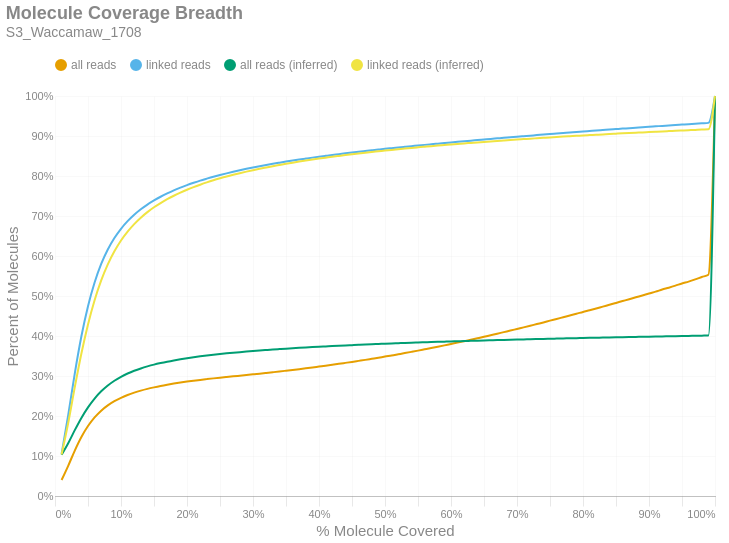

Here is the notebook cell this chart was saved with:
### Markdown cell above
### Molecule Read Coverage
This chart shows molecule coverage breadth as computed by the number of bases aligned to that molecule. In other words, "*how much of each unique long molecule is actually sequenced/aligned?*" Keep in mind there is a distinction between sequences and alignments, since some sequences belonging to a particular molecule may not align well and wouldn't appear in the alignment data. This chart also shows molecule coverage breadth as computed by the *inferred fragment* from which the aligned sequences originate. Unlike read coverage, this calculation takes into account the total insert size, including unsequenced gaps between the forward and reverse reads. Like the previous figures, these are cumulative percents.

### Code cell
if SKIPLR:
    print_html(f"Skipped")
else:
    binned_df = consolidated_hist(valids['coverage_bp'], mask, 0.01, True)
    binned_df_inf = consolidated_hist(valids['coverage_inserts'], mask, 0.01, True)
    binned_df = binned_df.with_columns(pl.lit(binned_df_inf['all reads (cumsum)']).alias('all reads (inferred)'))
    binned_df = binned_df.with_columns(pl.lit(binned_df_inf['linked reads (cumsum)']).alias('linked reads (inferred)'))
    binned_df = binned_df.with_columns(
        (pl.col('bin').cast(pl.Float64) + 0.01).alias('right_edge')
    )

    with SafeRender(binned_df):
        (
            density_plot(binned_df, 'Molecule Coverage Breadth', samplename, 'molcov', ['all reads (inferred)','linked reads (inferred)'])
            .encode(
                #x=alt.X('bin:Q', title="% Molecule Covered").axis(format = '%').scale(padding=0),
                x=alt.X('right_edge:Q', title="% Molecule Covered").axis(format='%').scale(padding=0),
                y=alt.Y('value:Q', title='Percent of Molecules')
                    .axis(format='%')
                    .stack(False)
                    .scale(domainMin=0, padding=0),
                color=alt.Color("key:N").scale(domain = ["all reads", "linked reads", "all reads (inferred)", "linked reads (inferred)"]),
                tooltip = [
                    alt.Tooltip("key:N", title = "Data Type"),
                    alt.Tooltip("range_label:N", title="% Molecule Covered"),
                    alt.Tooltip("value:Q", format = ".2%", title="% Molecules")
                ]
            )
        ).display()

### Figure 1 — Vega-Lite specification as saved in the notebook (floating-point values rounded to 4 significant figures)
{"width": "container", "height": 400, "config": {"title": {"anchor": "start", "dy": -15, "fontSize": 18, "color": "#888888", "subtitleColor": "#888888", "subtitleFontSize": 14}, "arc": {"fill": "#0072B2"}, "axis": {"domainColor": "#888888", "domainWidth": 0.5, "gridWidth": 0.2, "grid": false, "titleFontWeight": 400, "titleFontSize": 15, "labelFontSize": 11, "labelColor": "#888888", "tickColor": "#888888", "tickWidth": 0.2, "titleColor": "#888888"}, "axisBand": {"grid": false}, "axisX": {"grid": true, "tickSize": 10, "domainCap": "round"}, "axisY": {"domain": false, "grid": true, "tickSize": 0, "domainCap": "round"}, "background": "transparent", "header": {"labelFontSize": 15, "labelColor": "#888888", "titleFontSize": 15, "titleFontWeight": 600, "titleColor": "#888888"}, "legend": {"labelFont": "sans-serif", "labelFontSize": 12, "labelColor": "#888888", "symbolSize": 100, "symbolType": "circle", "titleFontSize": 12, "titlePadding": 10, "titleColor": "#888888", "title": null, "orient": "top"}, "range": {"category": ["#E69F00", "#56B4E9", "#009E73", "#F0E442", "#0072B2", "#D55E00", "#CC79A7", "#000000"], "diverging": ["#cfe8f3", "#a2d4ec", "#73bfe2", "#46abdb", "#1696d2", "#12719e"]}, "area": {"fill": "#0072B2", "fillOpacity": 0.7, "line": true, "strokeOpacity": 0.7}, "line": {"color": "#0072B2", "stroke": "#0072B2", "strokeWidth": 2}, "trail": {"color": "#0072B2", "stroke": "#0072B2", "strokeWidth": 0, "size": 1}, "point": {"filled": true, "fillOpacity": 1.0, "size": 95}, "text": {"color": "#888888", "fontSize": 11, "align": "right", "fontWeight": 400, "size": 11}, "bar": {"fill": "#0072B2", "stroke": null}, "view": {"stroke": null, "continuousWidth": 660, "continuousHeight": 400}}, "data": {"name": "data-1f2c171920da70e56dfc160b3d1d8a8c"}, "mark": {"type": "line", "interpolate": "monotone", "point": {"opacity": 0, "size": 275}}, "encoding": {"color": {"field": "key", "scale": {"domain": ["all reads", "linked reads", "all reads (inferred)", "linked reads (inferred)"]}, "type": "nominal"}, "tooltip": [{"field": "key", "title": "Data Type", "type": "nominal"}, {"field": "range_label", "title": "% Molecule Covered", "type": "nominal"}, {"field": "value", "format": ".2%", "title": "% Molecules", "type": "quantitative"}], "x": {"axis": {"format": "%"}, "field": "right_edge", "scale": {"padding": 0}, "title": "% Molecule Covered", "type": "quantitative"}, "y": {"axis": {"format": "%"}, "field": "value", "scale": {"domainMin": 0, "padding": 0}, "stack": false, "title": "Percent of Molecules", "type": "quantitative"}}, "params": [{"name": "param_c36ac31b6afebe62", "select": {"type": "point", "fields": ["key"]}, "bind": "legend"}], "title": {"text": "Molecule Coverage Breadth", "subtitle": "S3_Waccamaw_1708"}, "transform": [{"fold": ["all reads (cumsum)", "linked reads (cumsum)", "all reads (inferred)", "linked reads (inferred)"]}, {"calculate": "replace(datum.key, ' (cumsum)', '')", "as": "key"}, {"filter": {"param": "param_c36ac31b6afebe62"}}], "usermeta": {"embedOptions": {"downloadFileName": "S3_Waccamaw_1708.molcov"}}, "$schema": "https://vega.github.io/schema/vega-lite/v6.1.0.json", "datasets": {"data-1f2c171920da70e56dfc160b3d1d8a8c": [{"bin": "0.0", "interval": "0.0-0.01", "all reads": 0.03995, "linked reads": 0.1054, "all reads (cumsum)": 0.03995, "linked reads (cumsum)": 0.1054, "range_label": "0.0-0.01", "all reads (inferred)": 0.103, "linked reads (inferred)": 0.1038, "right_edge": 0.01}, {"bin": "0.01", "interval": "0.01-0.02", "all reads": 0.03546, "linked reads": 0.09666, "all reads (cumsum)": 0.07541, "linked reads (cumsum)": 0.202, "range_label": "0.01-0.02", "all reads (inferred)": 0.1319, "linked reads (inferred)": 0.1825, "right_edge": 0.02}, {"bin": "0.02", "interval": "0.02-0.03", "all reads": 0.03823, "linked reads": 0.1047, "all reads (cumsum)": 0.1136, "linked reads (cumsum)": 0.3067, "range_label": "0.02-0.03", "all reads (inferred)": 0.1646, "linked reads (inferred)": 0.2723, "right_edge": 0.03}, {"bin": "0.03", "interval": "0.03-0.04", "all reads": 0.03375, "linked reads": 0.09251, "all reads (cumsum)": 0.1474, "linked reads (cumsum)": 0.3992, "range_label": "0.03-0.04", "all reads (inferred)": 0.1952, "linked reads (inferred)": 0.3563, "right_edge": 0.04}, {"bin": "0.04", "interval": "0.04-0.05", "all reads": 0.02747, "linked reads": 0.07534, "all reads (cumsum)": 0.1749, "linked reads (cumsum)": 0.4746, "range_label": "0.04-0.05", "all reads (inferred)": 0.2216, "linked reads (inferred)": 0.4289, "right_edge": 0.05}, {"bin": "0.05", "interval": "0.05-0.06", "all reads": 0.0216, "linked reads": 0.05923, "all reads (cumsum)": 0.1965, "linked reads (cumsum)": 0.5338, "range_label": "0.05-0.06", "all reads (inferred)": 0.2437, "linked reads (inferred)": 0.4894, "right_edge": 0.06}, {"bin": "0.06", "interval": "0.06-0.07", "all reads": 0.01692, "linked reads": 0.04637, "all reads (cumsum)": 0.2134, "linked reads (cumsum)": 0.5802, "range_label": "0.06-0.07", "all reads (inferred)": 0.2617, "linked reads (inferred)": 0.5389, "right_edge": 0.07}, {"bin": "0.07", "interval": "0.07-0.08", "all reads": 0.01318, "linked reads": 0.0361, "all reads (cumsum)": 0.2266, "linked reads (cumsum)": 0.6163, "range_label": "0.07-0.08", "all reads (inferred)": 0.2763, "linked reads (inferred)": 0.579, "right_edge": 0.08}, {"bin": "0.08", "interval": "0.08-0.09", "all reads": 0.01049, "linked reads": 0.02868, "all reads (cumsum)": 0.2371, "linked reads (cumsum)": 0.645, "range_label": "0.08-0.09", "all reads (inferred)": 0.2882, "linked reads (inferred)": 0.6118, "right_edge": 0.09}, {"bin": "0.09", "interval": "0.09-0.1", "all reads": 0.008473, "linked reads": 0.02311, "all reads (cumsum)": 0.2455, "linked reads (cumsum)": 0.6681, "range_label": "0.09-0.1", "all reads (inferred)": 0.2981, "linked reads (inferred)": 0.6388, "right_edge": 0.1}, {"bin": "0.1", "interval": "0.1-0.11", "all reads": 0.006967, "linked reads": 0.01898, "all reads (cumsum)": 0.2525, "linked reads (cumsum)": 0.6871, "range_label": "0.1-0.11", "all reads (inferred)": 0.3062, "linked reads (inferred)": 0.661, "right_edge": 0.11}, {"bin": "0.11", "interval": "0.11-0.12", "all reads": 0.005885, "linked reads": 0.01599, "all reads (cumsum)": 0.2584, "linked reads (cumsum)": 0.703, "range_label": "0.11-0.12", "all reads (inferred)": 0.3131, "linked reads (inferred)": 0.6798, "right_edge": 0.12}, {"bin": "0.12", "interval": "0.12-0.13", "all reads": 0.005042, "linked reads": 0.01368, "all reads (cumsum)": 0.2634, "linked reads (cumsum)": 0.7167, "range_label": "0.12-0.13", "all reads (inferred)": 0.3189, "linked reads (inferred)": 0.6959, "right_edge": 0.13}, {"bin": "0.13", "interval": "0.13-0.14", "all reads": 0.004366, "linked reads": 0.01183, "all reads (cumsum)": 0.2678, "linked reads (cumsum)": 0.7286, "range_label": "0.13-0.14", "all reads (inferred)": 0.324, "linked reads (inferred)": 0.7097, "right_edge": 0.14}, {"bin": "0.14", "interval": "0.14-0.15", "all reads": 0.003783, "linked reads": 0.01023, "all reads (cumsum)": 0.2716, "linked reads (cumsum)": 0.7388, "range_label": "0.14-0.15", "all reads (inferred)": 0.3284, "linked reads (inferred)": 0.7219, "right_edge": 0.15}, {"bin": "0.15", "interval": "0.15-0.16", "all reads": 0.003464, "linked reads": 0.009321, "all reads (cumsum)": 0.275, "linked reads (cumsum)": 0.7481, "range_label": "0.15-0.16", "all reads (inferred)": 0.3323, "linked reads (inferred)": 0.7324, "right_edge": 0.16}, {"bin": "0.16", "interval": "0.16-0.17", "all reads": 0.003117, "linked reads": 0.008353, "all reads (cumsum)": 0.2782, "linked reads (cumsum)": 0.7565, "range_label": "0.16-0.17", "all reads (inferred)": 0.3358, "linked reads (inferred)": 0.742, "right_edge": 0.17}, {"bin": "0.17", "interval": "0.17-0.18", "all reads": 0.00288, "linked reads": 0.007692, "all reads (cumsum)": 0.281, "linked reads (cumsum)": 0.7642, "range_label": "0.17-0.18", "all reads (inferred)": 0.3389, "linked reads (inferred)": 0.7506, "right_edge": 0.18}, {"bin": "0.18", "interval": "0.18-0.19", "all reads": 0.002576, "linked reads": 0.006815, "all reads (cumsum)": 0.2836, "linked reads (cumsum)": 0.771, "range_label": "0.18-0.19", "all reads (inferred)": 0.3418, "linked reads (inferred)": 0.7585, "right_edge": 0.19}, {"bin": "0.19", "interval": "0.19-0.2", "all reads": 0.002387, "linked reads": 0.006297, "all reads (cumsum)": 0.286, "linked reads (cumsum)": 0.7773, "range_label": "0.19-0.2", "all reads (inferred)": 0.3444, "linked reads (inferred)": 0.7656, "right_edge": 0.2}, {"bin": "0.2", "interval": "0.2-0.21", "all reads": 0.002192, "linked reads": 0.005741, "all reads (cumsum)": 0.2882, "linked reads (cumsum)": 0.783, "range_label": "0.2-0.21", "all reads (inferred)": 0.3469, "linked reads (inferred)": 0.7722, "right_edge": 0.21}, {"bin": "0.21", "interval": "0.21-0.22", "all reads": 0.002097, "linked reads": 0.005456, "all reads (cumsum)": 0.2903, "linked reads (cumsum)": 0.7885, "range_label": "0.21-0.22", "all reads (inferred)": 0.3491, "linked reads (inferred)": 0.7783, "right_edge": 0.22}, {"bin": "0.22", "interval": "0.22-0.23", "all reads": 0.001911, "linked reads": 0.00491, "all reads (cumsum)": 0.2922, "linked reads (cumsum)": 0.7934, "range_label": "0.22-0.23", "all reads (inferred)": 0.3512, "linked reads (inferred)": 0.784, "right_edge": 0.23}, {"bin": "0.23", "interval": "0.23-0.24", "all reads": 0.001856, "linked reads": 0.004718, "all reads (cumsum)": 0.294, "linked reads (cumsum)": 0.7981, "range_label": "0.23-0.24", "all reads (inferred)": 0.3531, "linked reads (inferred)": 0.7893, "right_edge": 0.24}, {"bin": "0.24", "interval": "0.24-0.25", "all reads": 0.001744, "linked reads": 0.004366, "all reads (cumsum)": 0.2958, "linked reads (cumsum)": 0.8025, "range_label": "0.24-0.25", "all reads (inferred)": 0.3549, "linked reads (inferred)": 0.7942, "right_edge": 0.25}, {"bin": "0.25", "interval": "0.25-0.26", "all reads": 0.001679, "linked reads": 0.004171, "all reads (cumsum)": 0.2975, "linked reads (cumsum)": 0.8066, "range_label": "0.25-0.26", "all reads (inferred)": 0.3566, "linked reads (inferred)": 0.7988, "right_edge": 0.26}, {"bin": "0.26", "interval": "0.26-0.27", "all reads": 0.001652, "linked reads": 0.003978, "all reads (cumsum)": 0.2991, "linked reads (cumsum)": 0.8106, "range_label": "0.26-0.27", "all reads (inferred)": 0.3582, "linked reads (inferred)": 0.803, "right_edge": 0.27}, {"bin": "0.27", "interval": "0.27-0.28", "all reads": 0.001638, "linked reads": 0.003752, "all reads (cumsum)": 0.3008, "linked reads (cumsum)": 0.8144, "range_label": "0.27-0.28", "all reads (inferred)": 0.3597, "linked reads (inferred)": 0.807, "right_edge": 0.28}, {"bin": "0.28", "interval": "0.28-0.29", "all reads": 0.001638, "linked reads": 0.003519, "all reads (cumsum)": 0.3024, "linked reads (cumsum)": 0.8179, "range_label": "0.28-0.29", "all reads (inferred)": 0.3611, "linked reads (inferred)": 0.8109, "right_edge": 0.29}, {"bin": "0.29", "interval": "0.29-0.3", "all reads": 0.00168, "linked reads": 0.003387, "all reads (cumsum)": 0.3041, "linked reads (cumsum)": 0.8213, "range_label": "0.29-0.3", "all reads (inferred)": 0.3625, "linked reads (inferred)": 0.8146, "right_edge": 0.3}, {"bin": "0.3", "interval": "0.3-0.31", "all reads": 0.001706, "linked reads": 0.003232, "all reads (cumsum)": 0.3058, "linked reads (cumsum)": 0.8245, "range_label": "0.3-0.31", "all reads (inferred)": 0.3638, "linked reads (inferred)": 0.8181, "right_edge": 0.31}, {"bin": "0.31", "interval": "0.31-0.32", "all reads": 0.00179, "linked reads": 0.003088, "all reads (cumsum)": 0.3076, "linked reads (cumsum)": 0.8276, "range_label": "0.31-0.32", "all reads (inferred)": 0.365, "linked reads (inferred)": 0.8214, "right_edge": 0.32}, {"bin": "0.32", "interval": "0.32-0.33", "all reads": 0.001827, "linked reads": 0.002905, "all reads (cumsum)": 0.3094, "linked reads (cumsum)": 0.8305, "range_label": "0.32-0.33", "all reads (inferred)": 0.3662, "linked reads (inferred)": 0.8246, "right_edge": 0.33}, {"bin": "0.33", "interval": "0.33-0.34", "all reads": 0.001854, "linked reads": 0.002801, "all reads (cumsum)": 0.3113, "linked reads (cumsum)": 0.8333, "range_label": "0.33-0.34", "all reads (inferred)": 0.3673, "linked reads (inferred)": 0.8276, "right_edge": 0.34}, {"bin": "0.34", "interval": "0.34-0.35", "all reads": 0.001929, "linked reads": 0.002764, "all reads (cumsum)": 0.3132, "linked reads (cumsum)": 0.8361, "range_label": "0.34-0.35", "all reads (inferred)": 0.3684, "linked reads (inferred)": 0.8305, "right_edge": 0.35}, {"bin": "0.35", "interval": "0.35-0.36", "all reads": 0.001954, "linked reads": 0.002612, "all reads (cumsum)": 0.3151, "linked reads (cumsum)": 0.8387, "range_label": "0.35-0.36", "all reads (inferred)": 0.3694, "linked reads (inferred)": 0.8333, "right_edge": 0.36}, {"bin": "0.36", "interval": "0.36-0.37", "all reads": 0.001997, "linked reads": 0.002484, "all reads (cumsum)": 0.3171, "linked reads (cumsum)": 0.8411, "range_label": "0.36-0.37", "all reads (inferred)": 0.3704, "linked reads (inferred)": 0.836, "right_edge": 0.37}, {"bin": "0.37", "interval": "0.37-0.38", "all reads": 0.002056, "linked reads": 0.002405, "all reads (cumsum)": 0.3192, "linked reads (cumsum)": 0.8436, "range_label": "0.37-0.38", "all reads (inferred)": 0.3714, "linked reads (inferred)": 0.8386, "right_edge": 0.38}, {"bin": "0.38", "interval": "0.38-0.39", "all reads": 0.002125, "linked reads": 0.002374, "all reads (cumsum)": 0.3213, "linked reads (cumsum)": 0.8459, "range_label": "0.38-0.39", "all reads (inferred)": 0.3723, "linked reads (inferred)": 0.8411, "right_edge": 0.39}, {"bin": "0.39", "interval": "0.39-0.4", "all reads": 0.002212, "linked reads": 0.002266, "all reads (cumsum)": 0.3235, "linked reads (cumsum)": 0.8482, "range_label": "0.39-0.4", "all reads (inferred)": 0.3732, "linked reads (inferred)": 0.8435, "right_edge": 0.4}, {"bin": "0.4", "interval": "0.4-0.41", "all reads": 0.002193, "linked reads": 0.002194, "all reads (cumsum)": 0.3257, "linked reads (cumsum)": 0.8504, "range_label": "0.4-0.41", "all reads (inferred)": 0.374, "linked reads (inferred)": 0.8457, "right_edge": 0.41}, {"bin": "0.41", "interval": "0.41-0.42", "all reads": 0.002286, "linked reads": 0.002163, "all reads (cumsum)": 0.328, "linked reads (cumsum)": 0.8526, "range_label": "0.41-0.42", "all reads (inferred)": 0.3749, "linked reads (inferred)": 0.848, "right_edge": 0.42}, {"bin": "0.42", "interval": "0.42-0.43", "all reads": 0.002367, "linked reads": 0.002034, "all reads (cumsum)": 0.3304, "linked reads (cumsum)": 0.8546, "range_label": "0.42-0.43", "all reads (inferred)": 0.3757, "linked reads (inferred)": 0.8501, "right_edge": 0.43}, {"bin": "0.43", "interval": "0.43-0.44", "all reads": 0.002445, "linked reads": 0.002086, "all reads (cumsum)": 0.3328, "linked reads (cumsum)": 0.8567, "range_label": "0.43-0.44", "all reads (inferred)": 0.3764, "linked reads (inferred)": 0.8522, "right_edge": 0.44}, {"bin": "0.44", "interval": "0.44-0.45", "all reads": 0.002458, "linked reads": 0.002002, "all reads (cumsum)": 0.3353, "linked reads (cumsum)": 0.8587, "range_label": "0.44-0.45", "all reads (inferred)": 0.3772, "linked reads (inferred)": 0.8542, "right_edge": 0.45}, {"bin": "0.45", "interval": "0.45-0.46", "all reads": 0.002515, "linked reads": 0.001865, "all reads (cumsum)": 0.3378, "linked reads (cumsum)": 0.8605, "range_label": "0.45-0.46", "all reads (inferred)": 0.3779, "linked reads (inferred)": 0.8562, "right_edge": 0.46}, {"bin": "0.46", "interval": "0.46-0.47", "all reads": 0.002518, "linked reads": 0.001855, "all reads (cumsum)": 0.3403, "linked reads (cumsum)": 0.8624, "range_label": "0.46-0.47", "all reads (inferred)": 0.3787, "linked reads (inferred)": 0.8582, "right_edge": 0.47}, {"bin": "0.47", "interval": "0.47-0.48", "all reads": 0.002677, "linked reads": 0.001853, "all reads (cumsum)": 0.343, "linked reads (cumsum)": 0.8642, "range_label": "0.47-0.48", "all reads (inferred)": 0.3793, "linked reads (inferred)": 0.86, "right_edge": 0.48}, {"bin": "0.48", "interval": "0.48-0.49", "all reads": 0.002675, "linked reads": 0.001842, "all reads (cumsum)": 0.3457, "linked reads (cumsum)": 0.8661, "range_label": "0.48-0.49", "all reads (inferred)": 0.38, "linked reads (inferred)": 0.8618, "right_edge": 0.49}, {"bin": "0.49", "interval": "0.49-0.5", "all reads": 0.002935, "linked reads": 0.001816, "all reads (cumsum)": 0.3486, "linked reads (cumsum)": 0.8679, "range_label": "0.49-0.5", "all reads (inferred)": 0.3807, "linked reads (inferred)": 0.8636, "right_edge": 0.5}, {"bin": "0.5", "interval": "0.5-0.51", "all reads": 0.002667, "linked reads": 0.001719, "all reads (cumsum)": 0.3513, "linked reads (cumsum)": 0.8696, "range_label": "0.5-0.51", "all reads (inferred)": 0.3813, "linked reads (inferred)": 0.8653, "right_edge": 0.51}, {"bin": "0.51", "interval": "0.51-0.52", "all reads": 0.002991, "linked reads": 0.001705, "all reads (cumsum)": 0.3543, "linked reads (cumsum)": 0.8713, "range_label": "0.51-0.52", "all reads (inferred)": 0.3819, "linked reads (inferred)": 0.8669, "right_edge": 0.52}, {"bin": "0.52", "interval": "0.52-0.53", "all reads": 0.002991, "linked reads": 0.001642, "all reads (cumsum)": 0.3572, "linked reads (cumsum)": 0.873, "range_label": "0.52-0.53", "all reads (inferred)": 0.3826, "linked reads (inferred)": 0.8686, "right_edge": 0.53}, {"bin": "0.53", "interval": "0.53-0.54", "all reads": 0.003045, "linked reads": 0.001624, "all reads (cumsum)": 0.3603, "linked reads (cumsum)": 0.8746, "range_label": "0.53-0.54", "all reads (inferred)": 0.3832, "linked reads (inferred)": 0.8701, "right_edge": 0.54}, {"bin": "0.54", "interval": "0.54-0.55", "all reads": 0.003108, "linked reads": 0.001575, "all reads (cumsum)": 0.3634, "linked reads (cumsum)": 0.8762, "range_label": "0.54-0.55", "all reads (inferred)": 0.3837, "linked reads (inferred)": 0.8717, "right_edge": 0.55}, {"bin": "0.55", "interval": "0.55-0.56", "all reads": 0.003247, "linked reads": 0.00164, "all reads (cumsum)": 0.3666, "linked reads (cumsum)": 0.8778, "range_label": "0.55-0.56", "all reads (inferred)": 0.3843, "linked reads (inferred)": 0.8731, "right_edge": 0.56}, {"bin": "0.56", "interval": "0.56-0.57", "all reads": 0.003254, "linked reads": 0.001564, "all reads (cumsum)": 0.3699, "linked reads (cumsum)": 0.8794, "range_label": "0.56-0.57", "all reads (inferred)": 0.3849, "linked reads (inferred)": 0.8746, "right_edge": 0.57}, {"bin": "0.57", "interval": "0.57-0.58", "all reads": 0.003309, "linked reads": 0.001547, "all reads (cumsum)": 0.3732, "linked reads (cumsum)": 0.8809, "range_label": "0.57-0.58", "all reads (inferred)": 0.3854, "linked reads (inferred)": 0.876, "right_edge": 0.58}, {"bin": "0.58", "interval": "0.58-0.59", "all reads": 0.003403, "linked reads": 0.001547, "all reads (cumsum)": 0.3766, "linked reads (cumsum)": 0.8825, "range_label": "0.58-0.59", "all reads (inferred)": 0.3859, "linked reads (inferred)": 0.8774, "right_edge": 0.59}, {"bin": "0.59", "interval": "0.59-0.6", "all reads": 0.003485, "linked reads": 0.001533, "all reads (cumsum)": 0.3801, "linked reads (cumsum)": 0.884, "range_label": "0.59-0.6", "all reads (inferred)": 0.3864, "linked reads (inferred)": 0.8788, "right_edge": 0.6}, {"bin": "0.6", "interval": "0.6-0.61", "all reads": 0.003386, "linked reads": 0.001495, "all reads (cumsum)": 0.3835, "linked reads (cumsum)": 0.8855, "range_label": "0.6-0.61", "all reads (inferred)": 0.3869, "linked reads (inferred)": 0.8801, "right_edge": 0.61}, {"bin": "0.61", "interval": "0.61-0.62", "all reads": 0.003558, "linked reads": 0.001456, "all reads (cumsum)": 0.387, "linked reads (cumsum)": 0.887, "range_label": "0.61-0.62", "all reads (inferred)": 0.3875, "linked reads (inferred)": 0.8815, "right_edge": 0.62}, {"bin": "0.62", "interval": "0.62-0.63", "all reads": 0.003582, "linked reads": 0.001404, "all reads (cumsum)": 0.3906, "linked reads (cumsum)": 0.8884, "range_label": "0.62-0.63", "all reads (inferred)": 0.3879, "linked reads (inferred)": 0.8827, "right_edge": 0.63}, {"bin": "0.63", "interval": "0.63-0.64", "all reads": 0.003669, "linked reads": 0.001457, "all reads (cumsum)": 0.3943, "linked reads (cumsum)": 0.8898, "range_label": "0.63-0.64", "all reads (inferred)": 0.3884, "linked reads (inferred)": 0.884, "right_edge": 0.64}, {"bin": "0.64", "interval": "0.64-0.65", "all reads": 0.003716, "linked reads": 0.001444, "all reads (cumsum)": 0.398, "linked reads (cumsum)": 0.8913, "range_label": "0.64-0.65", "all reads (inferred)": 0.3889, "linked reads (inferred)": 0.8853, "right_edge": 0.65}, {"bin": "0.65", "interval": "0.65-0.66", "all reads": 0.003912, "linked reads": 0.001449, "all reads (cumsum)": 0.4019, "linked reads (cumsum)": 0.8927, "range_label": "0.65-0.66", "all reads (inferred)": 0.3894, "linked reads (inferred)": 0.8865, "right_edge": 0.66}, {"bin": "0.66", "interval": "0.66-0.67", "all reads": 0.003812, "linked reads": 0.001403, "all reads (cumsum)": 0.4057, "linked reads (cumsum)": 0.8941, "range_label": "0.66-0.67", "all reads (inferred)": 0.3898, "linked reads (inferred)": 0.8876, "right_edge": 0.67}, {"bin": "0.67", "interval": "0.67-0.68", "all reads": 0.003948, "linked reads": 0.001414, "all reads (cumsum)": 0.4097, "linked reads (cumsum)": 0.8955, "range_label": "0.67-0.68", "all reads (inferred)": 0.3903, "linked reads (inferred)": 0.8888, "right_edge": 0.68}, {"bin": "0.68", "interval": "0.68-0.69", "all reads": 0.003847, "linked reads": 0.001352, "all reads (cumsum)": 0.4135, "linked reads (cumsum)": 0.8969, "range_label": "0.68-0.69", "all reads (inferred)": 0.3907, "linked reads (inferred)": 0.89, "right_edge": 0.69}, {"bin": "0.69", "interval": "0.69-0.7", "all reads": 0.004037, "linked reads": 0.001403, "all reads (cumsum)": 0.4176, "linked reads (cumsum)": 0.8983, "range_label": "0.69-0.7", "all reads (inferred)": 0.3911, "linked reads (inferred)": 0.8912, "right_edge": 0.7}, {"bin": "0.7", "interval": "0.7-0.71", "all reads": 0.003979, "linked reads": 0.001311, "all reads (cumsum)": 0.4215, "linked reads (cumsum)": 0.8996, "range_label": "0.7-0.71", "all reads (inferred)": 0.3916, "linked reads (inferred)": 0.8922, "right_edge": 0.71}, {"bin": "0.71", "interval": "0.71-0.72", "all reads": 0.004077, "linked reads": 0.001293, "all reads (cumsum)": 0.4256, "linked reads (cumsum)": 0.9009, "range_label": "0.71-0.72", "all reads (inferred)": 0.392, "linked reads (inferred)": 0.8933, "right_edge": 0.72}, {"bin": "0.72", "interval": "0.72-0.73", "all reads": 0.004199, "linked reads": 0.001333, "all reads (cumsum)": 0.4298, "linked reads (cumsum)": 0.9022, "range_label": "0.72-0.73", "all reads (inferred)": 0.3924, "linked reads (inferred)": 0.8944, "right_edge": 0.73}, {"bin": "0.73", "interval": "0.73-0.74", "all reads": 0.004117, "linked reads": 0.001282, "all reads (cumsum)": 0.4339, "linked reads (cumsum)": 0.9035, "range_label": "0.73-0.74", "all reads (inferred)": 0.3928, "linked reads (inferred)": 0.8954, "right_edge": 0.74}, {"bin": "0.74", "interval": "0.74-0.75", "all reads": 0.004426, "linked reads": 0.001344, "all reads (cumsum)": 0.4384, "linked reads (cumsum)": 0.9048, "range_label": "0.74-0.75", "all reads (inferred)": 0.3932, "linked reads (inferred)": 0.8964, "right_edge": 0.75}, {"bin": "0.75", "interval": "0.75-0.76", "all reads": 0.004172, "linked reads": 0.001248, "all reads (cumsum)": 0.4425, "linked reads (cumsum)": 0.9061, "range_label": "0.75-0.76", "all reads (inferred)": 0.3936, "linked reads (inferred)": 0.8975, "right_edge": 0.76}, {"bin": "0.76", "interval": "0.76-0.77", "all reads": 0.004332, "linked reads": 0.001265, "all reads (cumsum)": 0.4469, "linked reads (cumsum)": 0.9074, "range_label": "0.76-0.77", "all reads (inferred)": 0.3939, "linked reads (inferred)": 0.8985, "right_edge": 0.77}, {"bin": "0.77", "interval": "0.77-0.78", "all reads": 0.004311, "linked reads": 0.001295, "all reads (cumsum)": 0.4512, "linked reads (cumsum)": 0.9086, "range_label": "0.77-0.78", "all reads (inferred)": 0.3943, "linked reads (inferred)": 0.8994, "right_edge": 0.78}, {"bin": "0.78", "interval": "0.78-0.79", "all reads": 0.004353, "linked reads": 0.001232, "all reads (cumsum)": 0.4555, "linked reads (cumsum)": 0.9099, "range_label": "0.78-0.79", "all reads (inferred)": 0.3947, "linked reads (inferred)": 0.9004, "right_edge": 0.79}, {"bin": "0.79", "interval": "0.79-0.8", "all reads": 0.004607, "linked reads": 0.001335, "all reads (cumsum)": 0.4601, "linked reads (cumsum)": 0.9112, "range_label": "0.79-0.8", "all reads (inferred)": 0.3951, "linked reads (inferred)": 0.9013, "right_edge": 0.8}, {"bin": "0.8", "interval": "0.8-0.81", "all reads": 0.004265, "linked reads": 0.001252, "all reads (cumsum)": 0.4644, "linked reads (cumsum)": 0.9125, "range_label": "0.8-0.81", "all reads (inferred)": 0.3954, "linked reads (inferred)": 0.9022, "right_edge": 0.81}, {"bin": "0.81", "interval": "0.81-0.82", "all reads": 0.004461, "linked reads": 0.001273, "all reads (cumsum)": 0.4689, "linked reads (cumsum)": 0.9137, "range_label": "0.81-0.82", "all reads (inferred)": 0.3957, "linked reads (inferred)": 0.9031, "right_edge": 0.82}, {"bin": "0.82", "interval": "0.82-0.83", "all reads": 0.004629, "linked reads": 0.001179, "all reads (cumsum)": 0.4735, "linked reads (cumsum)": 0.9149, "range_label": "0.82-0.83", "all reads (inferred)": 0.3961, "linked reads (inferred)": 0.904, "right_edge": 0.83}, {"bin": "0.83", "interval": "0.83-0.84", "all reads": 0.004541, "linked reads": 0.001201, "all reads (cumsum)": 0.478, "linked reads (cumsum)": 0.9161, "range_label": "0.83-0.84", "all reads (inferred)": 0.3964, "linked reads (inferred)": 0.9049, "right_edge": 0.84}, {"bin": "0.84", "interval": "0.84-0.85", "all reads": 0.004624, "linked reads": 0.00116, "all reads (cumsum)": 0.4827, "linked reads (cumsum)": 0.9173, "range_label": "0.84-0.85", "all reads (inferred)": 0.3968, "linked reads (inferred)": 0.9058, "right_edge": 0.85}, {"bin": "0.85", "interval": "0.85-0.86", "all reads": 0.00465, "linked reads": 0.001166, "all reads (cumsum)": 0.4873, "linked reads (cumsum)": 0.9184, "range_label": "0.85-0.86", "all reads (inferred)": 0.3971, "linked reads (inferred)": 0.9066, "right_edge": 0.86}, {"bin": "0.86", "interval": "0.86-0.87", "all reads": 0.004612, "linked reads": 0.001115, "all reads (cumsum)": 0.4919, "linked reads (cumsum)": 0.9196, "range_label": "0.86-0.87", "all reads (inferred)": 0.3974, "linked reads (inferred)": 0.9075, "right_edge": 0.87}, {"bin": "0.87", "interval": "0.87-0.88", "all reads": 0.004826, "linked reads": 0.001165, "all reads (cumsum)": 0.4967, "linked reads (cumsum)": 0.9207, "range_label": "0.87-0.88", "all reads (inferred)": 0.3977, "linked reads (inferred)": 0.9083, "right_edge": 0.88}, {"bin": "0.88", "interval": "0.88-0.89", "all reads": 0.004651, "linked reads": 0.001136, "all reads (cumsum)": 0.5014, "linked reads (cumsum)": 0.9219, "range_label": "0.88-0.89", "all reads (inferred)": 0.3981, "linked reads (inferred)": 0.9091, "right_edge": 0.89}, {"bin": "0.89", "interval": "0.89-0.9", "all reads": 0.004911, "linked reads": 0.00119, "all reads (cumsum)": 0.5063, "linked reads (cumsum)": 0.9231, "range_label": "0.89-0.9", "all reads (inferred)": 0.3984, "linked reads (inferred)": 0.9099, "right_edge": 0.9}, {"bin": "0.9", "interval": "0.9-0.91", "all reads": 0.004589, "linked reads": 0.001083, "all reads (cumsum)": 0.5109, "linked reads (cumsum)": 0.9241, "range_label": "0.9-0.91", "all reads (inferred)": 0.3987, "linked reads (inferred)": 0.9107, "right_edge": 0.91}, {"bin": "0.91", "interval": "0.91-0.92", "all reads": 0.005263, "linked reads": 0.001122, "all reads (cumsum)": 0.5162, "linked reads (cumsum)": 0.9253, "range_label": "0.91-0.92", "all reads (inferred)": 0.399, "linked reads (inferred)": 0.9115, "right_edge": 0.92}, {"bin": "0.92", "interval": "0.92-0.93", "all reads": 0.004609, "linked reads": 0.001082, "all reads (cumsum)": 0.5208, "linked reads (cumsum)": 0.9263, "range_label": "0.92-0.93", "all reads (inferred)": 0.3993, "linked reads (inferred)": 0.9123, "right_edge": 0.93}, {"bin": "0.93", "interval": "0.93-0.94", "all reads": 0.005072, "linked reads": 0.001112, "all reads (cumsum)": 0.5258, "linked reads (cumsum)": 0.9275, "range_label": "0.93-0.94", "all reads (inferred)": 0.3996, "linked reads (inferred)": 0.913, "right_edge": 0.94}, {"bin": "0.94", "interval": "0.94-0.95", "all reads": 0.005515, "linked reads": 0.001079, "all reads (cumsum)": 0.5314, "linked reads (cumsum)": 0.9285, "range_label": "0.94-0.95", "all reads (inferred)": 0.3999, "linked reads (inferred)": 0.9137, "right_edge": 0.95}, {"bin": "0.95", "interval": "0.95-0.96", "all reads": 0.004688, "linked reads": 0.001086, "all reads (cumsum)": 0.536, "linked reads (cumsum)": 0.9296, "range_label": "0.95-0.96", "all reads (inferred)": 0.4003, "linked reads (inferred)": 0.9145, "right_edge": 0.96}, {"bin": "0.96", "interval": "0.96-0.97", "all reads": 0.005501, "linked reads": 0.001065, "all reads (cumsum)": 0.5415, "linked reads (cumsum)": 0.9307, "range_label": "0.96-0.97", "all reads (inferred)": 0.4006, "linked reads (inferred)": 0.9152, "right_edge": 0.97}, {"bin": "0.97", "interval": "0.97-0.98", "all reads": 0.005964, "linked reads": 0.001036, "all reads (cumsum)": 0.5475, "linked reads (cumsum)": 0.9317, "range_label": "0.97-0.98", "all reads (inferred)": 0.4009, "linked reads (inferred)": 0.916, "right_edge": 0.98}, {"bin": "0.98", "interval": "0.98-0.99", "all reads": 0.005696, "linked reads": 0.001085, "all reads (cumsum)": 0.5532, "linked reads (cumsum)": 0.9328, "range_label": "0.98-0.99", "all reads (inferred)": 0.4013, "linked reads (inferred)": 0.9166, "right_edge": 0.99}, {"bin": "0.99", "interval": "0.99-1.0", "all reads": 0.4468, "linked reads": 0.0672, "all reads (cumsum)": 1.0, "linked reads (cumsum)": 1.0, "range_label": "0.99-1.0", "all reads (inferred)": 1.0, "linked reads (inferred)": 1.0, "right_edge": 1.0}]}}
